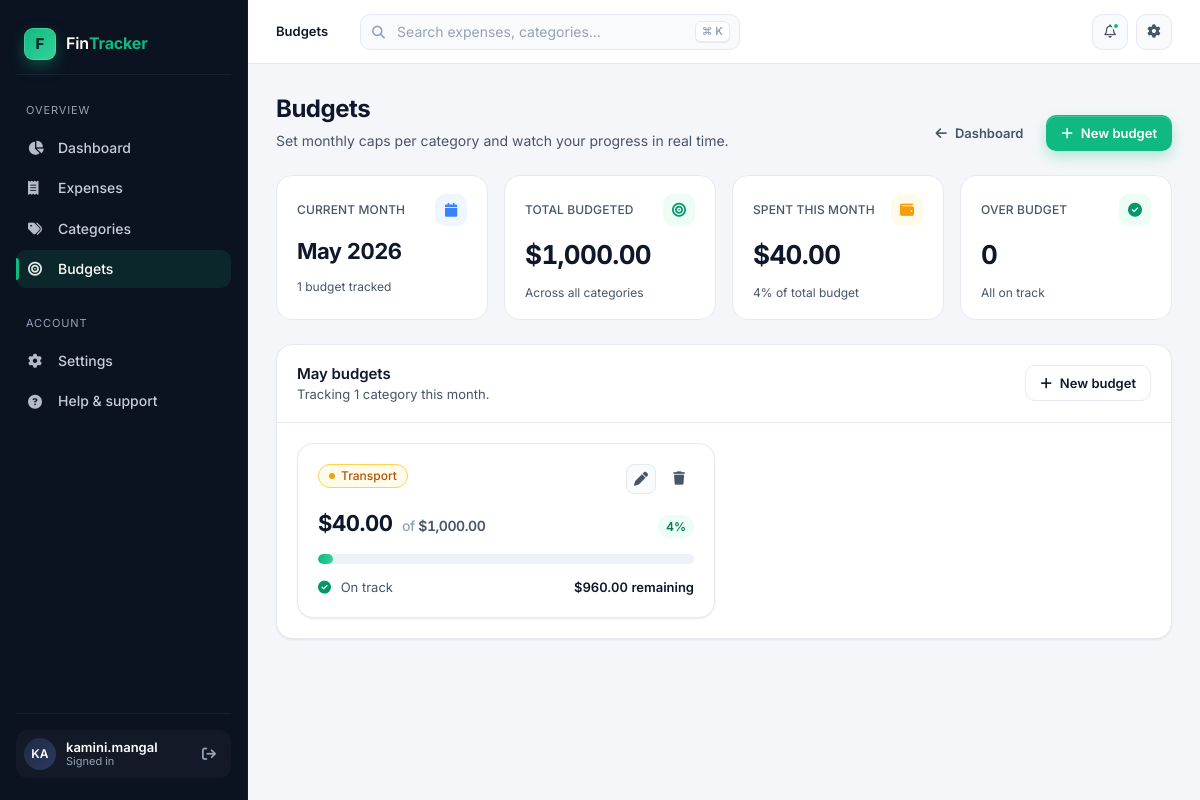
The page /budgets (signed in) on the database its author committed.
### models.py (models this page shows, shortened)
class User(db.Model, UserMixin):
    id           = db.Column(db.Integer, primary_key=True)
    username     = db.Column(db.String(100), unique=True, nullable=False)
    password     = db.Column(db.String(200), nullable=False)
    currency     = db.Column(db.String(10), default='$')    # ← NEW: Settings
    theme        = db.Column(db.String(10), default='light') # ← NEW: Dark mode pref

class Category(db.Model):
    id          = db.Column(db.Integer, primary_key=True)
    name        = db.Column(db.String(100), unique=True, nullable=False)
    description = db.Column(db.String(200))
    expenses    = db.relationship('Expense', backref='category',
                                  lazy=True, cascade='all, delete-orphan')

class Budget(db.Model):
    id          = db.Column(db.Integer, primary_key=True)
    user_id     = db.Column(db.Integer, db.ForeignKey('user.id'), nullable=False)
    category_id = db.Column(db.Integer, db.ForeignKey('category.id'), nullable=False)
    amount      = db.Column(db.Float, nullable=False)
    month       = db.Column(db.Integer, nullable=False)
    year        = db.Column(db.Integer, nullable=False)
    category    = db.relationship('Category', backref='budgets')

### app.py (the view)
@app.route('/budgets')
@login_required
def list_budgets():
    now     = datetime.now()
    budgets = Budget.query.filter_by(user_id=current_user.id,
                                      month=now.month, year=now.year).all()
    budget_data = []
    for budget in budgets:
        spent = db.session.query(db.func.sum(Expense.amount)).filter(
            Expense.user_id     == current_user.id,
            Expense.category_id == budget.category_id,
            Expense.date.like(f'{now.year}-{str(now.month).zfill(2)}%')
        ).scalar() or 0
        pct = (spent / budget.amount * 100) if budget.amount > 0 else 0
        budget_data.append({
            'budget': budget, 'spent': spent,
            'remaining': budget.amount - spent,
            'percentage': min(pct, 100), 'over': spent > budget.amount
        })
    categories = Category.query.all()
    return render_template('budgets.html', budget_data=budget_data,
                           categories=categories, now=now)

### app.py (called while the page is built)
@login_manager.user_loader
def load_user(user_id):
    return db.session.get(User, int(user_id))

### templates/budgets.html (shortened to what this page needs)
{% extends 'base.html' %}
{% block crumb %}Budgets{% endblock %}
{% block content %}
{% set total_budgeted = budget_data|sum(attribute='budget.amount') %}
{% set total_spent    = budget_data|sum(attribute='spent') %}
{% set over_count = budget_data|selectattr('over')|list|length %}
<div class="page-header">
  <div class="ph-text">
    <h1>Budgets</h1>
    <p>Set monthly caps per category and watch your progress in real time.</p>
  </div>
  <div class="ph-actions">
    <a href="{{ url_for('dashboard') }}" class="btn btn-ghost">
      <i class="fa-solid fa-arrow-left"></i> Dashboard
    </a>
    <a href="{{ url_for('add_budget') }}" class="btn btn-primary">
      <i class="fa-solid fa-plus"></i> New budget
    </a>
  </div>
</div>
{% if budget_data and budget_data|length > 0 %}
<div class="stat-grid">
  <div class="stat">
    <div class="stat-head">
      <span class="stat-label">Current month</span>
      <span class="stat-icon is-blue"><i class="fa-solid fa-calendar"></i></span>
    </div>
    <div class="stat-value" style="font-size: 22px;">{{ now.strftime('%B %Y') }}</div>
    <div class="stat-foot">{{ budget_data|length }} budget{{ '' if budget_data|length == 1 else 's' }} tracked</div>
  </div>
  <div class="stat">
    <div class="stat-head">
      <span class="stat-label">Total budgeted</span>
      <span class="stat-icon"><i class="fa-solid fa-bullseye"></i></span>
    </div>
    <div class="stat-value">${{ '{:,.2f}'.format(total_budgeted) }}</div>
    <div class="stat-foot">Across all categories</div>
  </div>
  <div class="stat">
    <div class="stat-head">
      <span class="stat-label">Spent this month</span>
      <span class="stat-icon is-amber"><i class="fa-solid fa-wallet"></i></span>
    </div>
    <div class="stat-value">${{ '{:,.2f}'.format(total_spent) }}</div>
    {% set used_pct = (total_spent / total_budgeted * 100) if total_budgeted > 0 else 0 %}
    <div class="stat-foot">{{ '%.0f'|format(used_pct) }}% of total budget</div>
  </div>
  <div class="stat">
    <div class="stat-head">
      <span class="stat-label">Over budget</span>
      <span class="stat-icon" style="background: {% if over_count %}var(--danger-soft){% else %}var(--accent-soft){% endif %}; color: {% if over_count %}var(--danger){% else %}var(--accent-600){% endif %};">
        <i class="fa-solid {% if over_count %}fa-circle-exclamation{% else %}fa-circle-check{% endif %}"></i>
      </span>
    </div>
    <div class="stat-value">{{ over_count }}</div>
    <div class="stat-foot">
      {% if over_count == 0 %}All on track{% else %}Categor{{ 'y' if over_count == 1 else 'ies' }} over the cap{% endif %}
    </div>
  </div>
</div>
<div class="card">
  <div class="card-header">
    <div>
      <h3>{{ now.strftime('%B') }} budgets</h3>
      <div class="ch-sub">Tracking {{ budget_data|length }} categor{{ 'y' if budget_data|length == 1 else 'ies' }} this month.</div>
    </div>
    <a href="{{ url_for('add_budget') }}" class="btn btn-secondary">
      <i class="fa-solid fa-plus"></i> New budget
    </a>
  </div>
  <div class="card-body">
    <div class="budget-grid">
      {% for item in budget_data %}
        {% set pill_classes = ['is-green','is-blue','is-amber','is-violet','is-pink','is-cyan','is-slate'] %}
        {% set cidx  = (item.budget.category.name|length) % 7 %}
        {% if item.over %}
          {% set tone = 'is-danger' %}
        {% elif item.percentage >= 80 %}
          {% set tone = 'is-warn' %}
        {% else %}
          {% set tone = 'is-success' %}
        {% endif %}
        <div class="budget-card {% if tone != 'is-success' %}{{ tone }}{% endif %}">
          <div class="budget-head">
            <span class="pill {{ pill_classes[cidx] }}">
              <span class="cat-dot"></span> {{ item.budget.category.name }}
            </span>
            <div class="b-actions">
              <a href="{{ url_for('edit_budget', id=item.budget.id) }}" class="tbl-act" title="Edit">
                <i class="fa-solid fa-pen"></i>
              </a>
              <form method="POST" action="{{ url_for('delete_budget', id=item.budget.id) }}" class="inline-form"
                    onsubmit="return confirm('Delete the budget for {{ item.budget.category.name }}?');">
                <button type="submit" class="tbl-act is-danger" title="Delete">
                  <i class="fa-solid fa-trash"></i>
                </button>
              </form>
            </div>
          </div>
          <div class="budget-amounts">
            <div class="budget-spent">
              ${{ '{:,.2f}'.format(item.spent) }}
              <span class="of">of <b>${{ '{:,.2f}'.format(item.budget.amount) }}</b></span>
            </div>
            <span class="budget-pct {% if tone != 'is-success' %}{{ tone }}{% endif %}">
              {{ '%.0f'|format(item.percentage) }}%
            </span>
          </div>
          <div class="progress">
            <div class="progress-bar {% if tone != 'is-success' %}{{ tone }}{% endif %}"
                 data-width="{{ '%.1f'|format(item.percentage) }}"
                 style="width: 0%;"></div>
          </div>
          <div class="budget-foot">
            {% if item.over %}
              <span><i class="fa-solid fa-circle-exclamation" style="color: var(--danger); margin-right: 6px;"></i> Over the cap</span>
              <span class="remain is-danger">Over by ${{ '{:,.2f}'.format(item.spent - item.budget.amount) }}</span>
            {% else %}
              <span><i class="fa-solid fa-circle-check" style="color: var(--accent-600); margin-right: 6px;"></i> On track</span>
              <span class="remain">${{ '{:,.2f}'.format(item.remaining) }} remaining</span>
            {% endif %}
          </div>
        </div>
      {% endfor %}
    </div>
  </div>
</div>
{% endif %}
{% endblock %}

### templates/base.html (shortened to what this page needs)
<!DOCTYPE html>
<html lang="en">
<head>
  <link rel="stylesheet" href="https://cdnjs.cloudflare.com/ajax/libs/font-awesome/6.5.1/css/all.min.css" />
  <link rel="stylesheet" href="{{ url_for('static', filename='css/styles.css') }}" />
</head>
<body>
  {% block body %}
  <div class="app-shell">
    <aside class="sidebar" id="sidebar">
      <a href="{{ url_for('dashboard') }}" class="brand">
        <span class="brand-mark">F</span>
        <span class="brand-name">Fin<b>Tracker</b></span>
      </a>
      <nav class="nav-group" aria-label="Primary">
        <div class="nav-label">Overview</div>
        <a href="{{ url_for('dashboard') }}"
           class="nav-item {% if request.endpoint == 'dashboard' %}is-active{% endif %}">
          <i class="fa-solid fa-chart-pie"></i> Dashboard
        </a>
        <a href="{{ url_for('add_expense') }}"
           class="nav-item {% if request.endpoint in ['add_expense','edit_expense'] %}is-active{% endif %}">
          <i class="fa-solid fa-receipt"></i> Expenses
        </a>
        <a href="{{ url_for('list_categories') }}"
           class="nav-item {% if request.endpoint in ['list_categories','add_category','edit_category'] %}is-active{% endif %}">
          <i class="fa-solid fa-tags"></i> Categories
        </a>
        <a href="{{ url_for('list_budgets') }}"
           class="nav-item {% if request.endpoint in ['list_budgets','add_budget','edit_budget'] %}is-active{% endif %}">
          <i class="fa-solid fa-bullseye"></i> Budgets
        </a>
      </nav>
      <nav class="nav-group" aria-label="Account">
        <div class="nav-label">Account</div>
        <a href="#" class="nav-item">
          <i class="fa-solid fa-gear"></i> Settings
        </a>
        <a href="#" class="nav-item">
          <i class="fa-solid fa-circle-question"></i> Help &amp; support
        </a>
      </nav>
      <div class="sidebar-footer">
        {% if current_user.is_authenticated %}
        <div class="user-pill">
          <div class="avatar">{{ current_user.username[:2]|upper }}</div>
          <div class="user-meta">
            <div class="u-name">{{ current_user.username }}</div>
            <div class="u-sub">Signed in</div>
          </div>
          <a href="{{ url_for('logout') }}" class="logout-btn" title="Log out" aria-label="Log out">
            <i class="fa-solid fa-arrow-right-from-bracket"></i>
          </a>
        </div>
        {% endif %}
      </div>
    </aside>
    <div class="main">
      <header class="topbar">
        <div class="crumbs">
          <strong>{% block crumb %}Dashboard{% endblock %}</strong>
        </div>
        <div class="search">
          <i class="fa-solid fa-magnifying-glass"></i>
          <input type="search" id="searchInput" placeholder="Search expenses, categories…" />
          <span class="kbd" style="position: absolute; right: 10px; top: 50%; transform: translateY(-50%);">⌘ K</span>
        </div>
        <div class="top-actions">
          <button class="icon-btn" title="Notifications" aria-label="Notifications">
            <i class="fa-regular fa-bell"></i>
            <span class="dot"></span>
          </button>
          <button class="icon-btn" title="Settings" aria-label="Settings">
            <i class="fa-solid fa-gear"></i>
          </button>
        </div>
      </header>
      <div class="page">
        {% block content %}{% endblock %}
      </div>
    </div>
  </div>
  {% endblock %}
</body>
</html>

### rows shown on the page
User: username "KA", username "kamini.mangal"
Category: budget.category.name "Transport"
Budget: budget.amount "1,000.00"

### other values the page prints
{{ budget_data|length }} "1"
{{ '{:,.2f}'.format(total_budgeted) }} "1,000.00"
{{ '{:,.2f}'.format(total_spent) }} "40.00"
{{ '%.0f'|format(used_pct) }} "4"
{{ over_count }} "0"
{{ 'y' if budget_data|length == 1 else 'ies' }} "y"
{{ '{:,.2f}'.format(item.spent) }} "40.00"
{{ '%.0f'|format(item.percentage) }} "4"
{{ '{:,.2f}'.format(item.remaining) }} "960.00"
